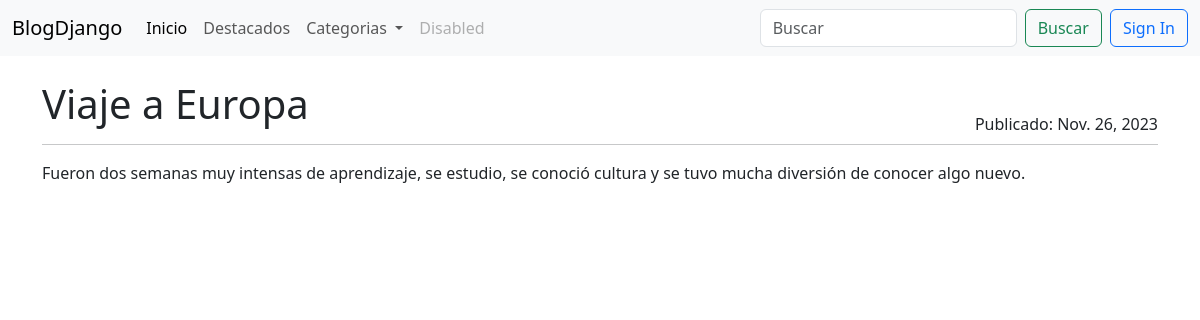
Screenshot of /post/viajes with the database file from the repository.
### blogs/models.py (models this page shows, shortened)
class Post(models.Model):
    title = models.CharField(max_length=255)
    slug = models.SlugField(unique=True)
    overview = models.TextField()
    date_created = models.DateTimeField(auto_now_add=True)
    content = models.TextField()
    author = models.ForeignKey(settings.AUTH_USER_MODEL, on_delete=models.PROTECT)
    categories = models.ManyToManyField('Categorias')
    featured = models.BooleanField(default=False)
    pub_date =models.DateTimeField(default=timezone.now)
    class Meta:
        ordering = ["-date_created"]

### blogs/views.py (the view)
class PostDetailView(generic.DetailView):
   model = Post
   queryset = Post.objects.filter(featured= True).filter(
         pub_date__lte= timezone.now()
   )
   def get_context_data(self, **kwargs):
      context = super().get_context_data(**kwargs)
      context['categorias'] = Categorias.objects.all()
      return context

### blogs/templates/blogs/post_detail.html
{% extends 'base.html' %}
{% block content %}
<div class="container-xxl bd-gutter mt-3 my-md-4 bd-layout">
    <main class="container">
        <div class="row g-5">
          <div class "col-md-12">
            <div class"row">
                <div class="d-flex justify-content-between">
                    <h1>{{ post.title }}</h1>
                    <div class="align-self-end">Publicado: {{ post.pub_date.date }}</div>
                </div>
            </div>
            <hr class="d-none d-md-block my-2 mb-3 mt-2">
            <p>{{ post.content }}</p>
        </div>
    </main>
</div>
{%endblock content%}

### rows the page displays
Post: title "Viaje a Europa", pub_date "Nov. 26, 2023", content "Fueron dos semanas muy intensas de aprendizaje, se estudio, se conoció cultura y se tuvo mucha diversión de conocer algo nuevo."
